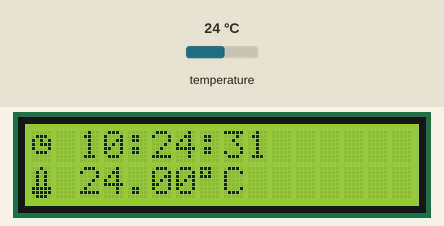
The sketch below on a simulated Arduino Uno, built with avr-gcc and run on an emulated ATmega328P. Parts: 16×2 character LCD. The inputs (shaded band) are chosen by the test bench; at power-on: temperature 24 °C. The local clock reads 2024-03-15 10:24:30 at power-on unless the sketch sets it.

Above: at 1.2 s.
1.3 s: temperature set to 9 °C
At 2.9 s:
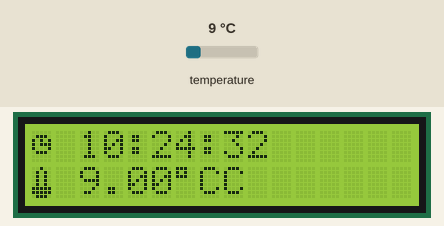
5.4 s: temperature set to 12 °C
At 6.8 s:
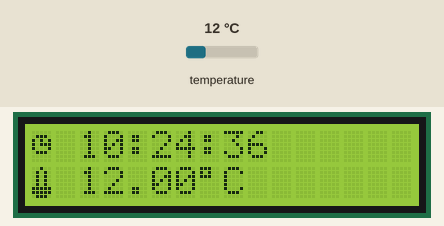
8.7 s: temperature set to 19 °C
At 10.1 s:
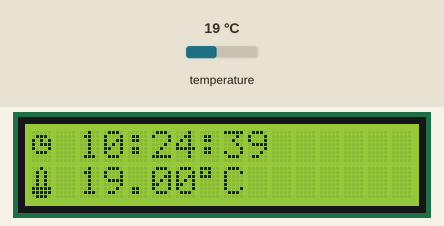
Timing chart, 0 to 11.7 s (numbered marks = the images above; inputs shaded):
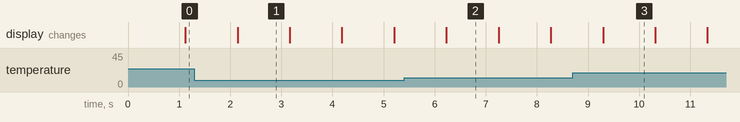

The sketch:

Test_DS3231.ino
```cpp
#include <Wire.h>
#include <RTClib.h>
#include <LiquidCrystal_I2C.h>

// Inisialisasi RTC dan LCD
RTC_DS3231 rtc;
LiquidCrystal_I2C lcd(0x27, 16, 2); // Ganti 0x27 jika alamat I2C berbeda

// Ikon jam
byte clockIcon[8] = {
  0b00000,
  0b01110,
  0b10101,
  0b10111,
  0b10001,
  0b01110,
  0b00000,
  0b00000
};

// Ikon termometer
byte thermoIcon[8] = {
  0b00100,
  0b01010,
  0b01010,
  0b01010,
  0b01010,
  0b11111,
  0b11111,
  0b01110
};

void setup() {
  Wire.begin();
  lcd.init();
  lcd.createChar(0, clockIcon);  // Slot 0: ikon jam
  lcd.createChar(1, thermoIcon); // Slot 1: ikon termometer
  lcd.backlight();

  if (!rtc.begin()) {
    lcd.print("RTC tidak ditemukan");
    while (1);
  }

  // Set waktu jika perlu
  // rtc.adjust(DateTime(F(__DATE__), F(__TIME__)));
}

void loop() {
  DateTime now = rtc.now();
  float tempC = rtc.getTemperature();

  // Baris 1: Jam
  lcd.setCursor(0, 0);
  lcd.write(byte(0)); // Ikon jam
  lcd.print(" ");
  if (now.hour() < 10) lcd.print('0');
  lcd.print(now.hour());
  lcd.print(':');
  if (now.minute() < 10) lcd.print('0');
  lcd.print(now.minute());
  lcd.print(':');
  if (now.second() < 10) lcd.print('0');
  lcd.print(now.second());

  // Baris 2: Suhu
  lcd.setCursor(0, 1);
  lcd.write(byte(1)); // Ikon termometer
  lcd.print(" ");
  lcd.print(tempC, 2); // Dua angka di belakang koma
  lcd.print((char)223); // Simbol derajat
  lcd.print("C");

  delay(1000);
}
```

Measured:
- after the input at 1.3 s, the display: changes after 0.84 s (image 1)
- after the input at 5.4 s, the display: changes after 0.83 s (image 2)
- what the display in image 1 shows lasts 1.1 s, from 2.1 s to 3.2 s
